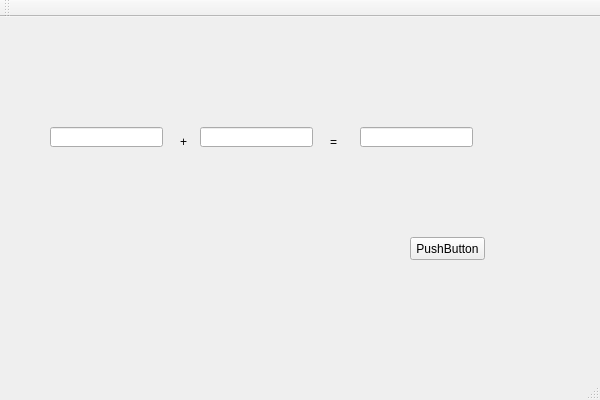
<?xml version="1.0" encoding="UTF-8"?>
<ui version="4.0">
 <class>qt1Class</class>
 <widget class="QMainWindow" name="qt1Class">
  <property name="geometry">
   <rect>
    <x>0</x>
    <y>0</y>
    <width>600</width>
    <height>400</height>
   </rect>
  </property>
  <property name="windowTitle">
   <string>WindowTitle</string>
  </property>
  <widget class="QWidget" name="centralWidget">
   <widget class="QPushButton" name="pushButton">
    <property name="geometry">
     <rect>
      <x>410</x>
      <y>220</y>
      <width>75</width>
      <height>23</height>
     </rect>
    </property>
    <property name="text">
     <string>PushButton</string>
    </property>
   </widget>
   <widget class="QLineEdit" name="lineEdit">
    <property name="geometry">
     <rect>
      <x>50</x>
      <y>110</y>
      <width>113</width>
      <height>20</height>
     </rect>
    </property>
   </widget>
   <widget class="QLineEdit" name="lineEdit_2">
    <property name="geometry">
     <rect>
      <x>200</x>
      <y>110</y>
      <width>113</width>
      <height>20</height>
     </rect>
    </property>
   </widget>
   <widget class="QLabel" name="label">
    <property name="geometry">
     <rect>
      <x>180</x>
      <y>110</y>
      <width>21</width>
      <height>30</height>
     </rect>
    </property>
    <property name="text">
     <string>+</string>
    </property>
    <property name="buddy">
     <cstring>label</cstring>
    </property>
   </widget>
   <widget class="QLineEdit" name="lineEdit_3">
    <property name="geometry">
     <rect>
      <x>360</x>
      <y>110</y>
      <width>113</width>
      <height>20</height>
     </rect>
    </property>
   </widget>
   <widget class="QLabel" name="label_2">
    <property name="geometry">
     <rect>
      <x>330</x>
      <y>110</y>
      <width>21</width>
      <height>30</height>
     </rect>
    </property>
    <property name="text">
     <string>=</string>
    </property>
   </widget>
  </widget>
  <widget class="QMenuBar" name="menuBar">
   <property name="geometry">
    <rect>
     <x>0</x>
     <y>0</y>
     <width>600</width>
     <height>23</height>
    </rect>
   </property>
  </widget>
  <widget class="QToolBar" name="mainToolBar">
   <attribute name="toolBarArea">
    <enum>TopToolBarArea</enum>
   </attribute>
   <attribute name="toolBarBreak">
    <bool>false</bool>
   </attribute>
  </widget>
  <widget class="QStatusBar" name="statusBar"/>
 </widget>
 <layoutdefault spacing="6" margin="11"/>
 <tabstops>
  <tabstop>lineEdit</tabstop>
  <tabstop>lineEdit_2</tabstop>
  <tabstop>lineEdit_3</tabstop>
  <tabstop>pushButton</tabstop>
 </tabstops>
 <resources>
  <include location="qt1.qrc"/>
 </resources>
 <connections>
  <connection>
   <sender>pushButton</sender>
   <signal>clicked()</signal>
   <receiver>qt1Class</receiver>
   <slot>close()</slot>
   <hints>
    <hint type="sourcelabel">
     <x>447</x>
     <y>266</y>
    </hint>
    <hint type="destinationlabel">
     <x>299</x>
     <y>199</y>
    </hint>
   </hints>
  </connection>
 </connections>
</ui>
